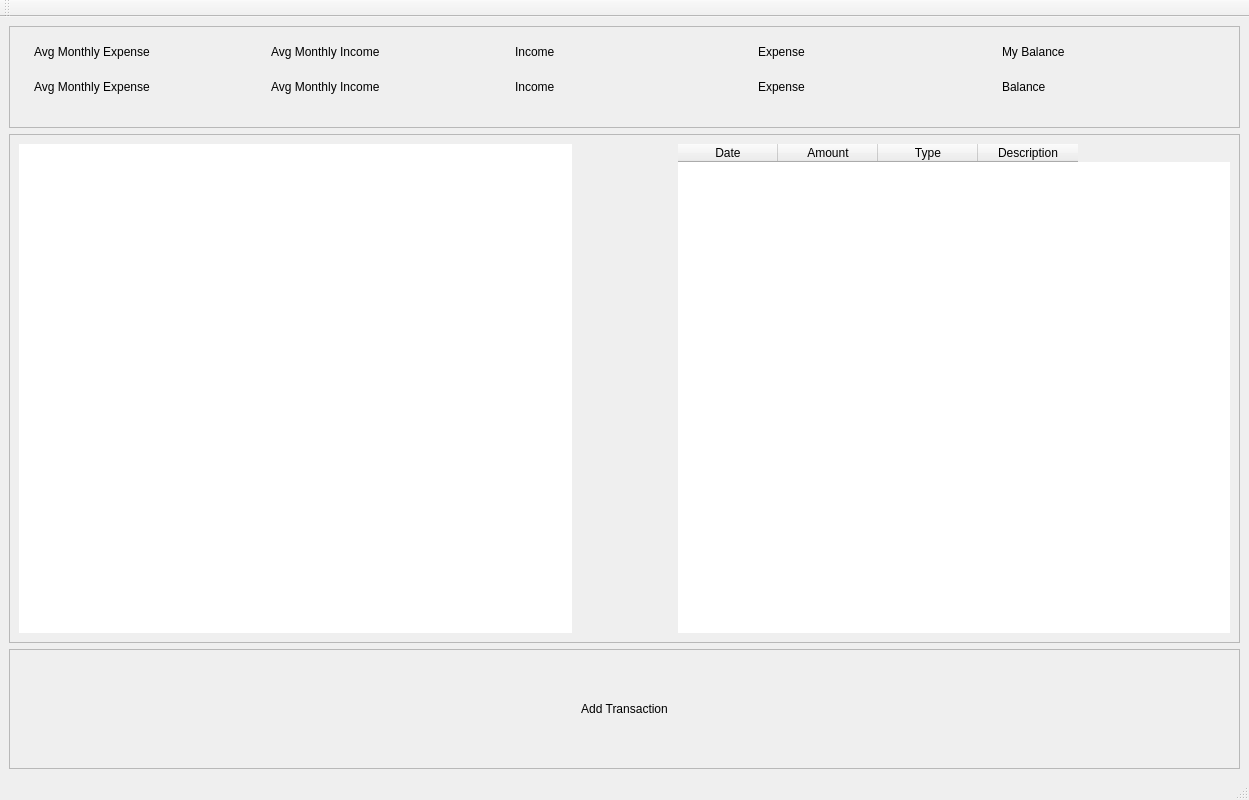
<?xml version="1.0" encoding="UTF-8"?>
<ui version="4.0">
 <class>MainWindow</class>
 <widget class="QMainWindow" name="MainWindow">
  <property name="geometry">
   <rect>
    <x>0</x>
    <y>0</y>
    <width>1249</width>
    <height>800</height>
   </rect>
  </property>
  <property name="maximumSize">
   <size>
    <width>2400</width>
    <height>1600</height>
   </size>
  </property>
  <property name="windowTitle">
   <string>MainWindow</string>
  </property>
  <property name="styleSheet">
   <string notr="true">border-image: url(:/newPrefix/background.png);</string>
  </property>
  <widget class="QWidget" name="centralwidget">
   <layout class="QVBoxLayout" name="verticalLayout_7">
    <item>
     <widget class="QFrame" name="frame_2">
      <property name="frameShape">
       <enum>QFrame::StyledPanel</enum>
      </property>
      <property name="frameShadow">
       <enum>QFrame::Raised</enum>
      </property>
      <layout class="QHBoxLayout" name="horizontalLayout_4">
       <item>
        <widget class="QGroupBox" name="groupBox_5">
         <property name="styleSheet">
          <string notr="true">background-image: url(:/newPrefix/background balance.png);
border-image: url(:/newPrefix/background balance.png);
border-radius: 15px;</string>
         </property>
         <property name="title">
          <string/>
         </property>
         <layout class="QVBoxLayout" name="verticalLayout_6">
          <property name="leftMargin">
           <number>15</number>
          </property>
          <item>
           <widget class="QLabel" name="label_6">
            <property name="text">
             <string>Avg Monthly Expense</string>
            </property>
           </widget>
          </item>
          <item>
           <spacer name="verticalSpacer">
            <property name="orientation">
             <enum>Qt::Vertical</enum>
            </property>
            <property name="sizeType">
             <enum>QSizePolicy::Fixed</enum>
            </property>
            <property name="sizeHint" stdset="0">
             <size>
              <width>20</width>
              <height>15</height>
             </size>
            </property>
           </spacer>
          </item>
          <item>
           <widget class="QLabel" name="label_5">
            <property name="text">
             <string>Avg Monthly Expense</string>
            </property>
           </widget>
          </item>
          <item>
           <spacer name="verticalSpacer_2">
            <property name="orientation">
             <enum>Qt::Vertical</enum>
            </property>
            <property name="sizeType">
             <enum>QSizePolicy::Fixed</enum>
            </property>
            <property name="sizeHint" stdset="0">
             <size>
              <width>20</width>
              <height>15</height>
             </size>
            </property>
           </spacer>
          </item>
         </layout>
        </widget>
       </item>
       <item>
        <widget class="QGroupBox" name="groupBox_4">
         <property name="styleSheet">
          <string notr="true">background-image: url(:/newPrefix/background balance.png);
border-image: url(:/newPrefix/background balance.png);
border-radius: 15px;</string>
         </property>
         <property name="title">
          <string/>
         </property>
         <layout class="QVBoxLayout" name="verticalLayout_5">
          <item>
           <widget class="QLabel" name="label_7">
            <property name="text">
             <string>Avg Monthly Income</string>
            </property>
           </widget>
          </item>
          <item>
           <spacer name="verticalSpacer_3">
            <property name="orientation">
             <enum>Qt::Vertical</enum>
            </property>
            <property name="sizeType">
             <enum>QSizePolicy::Fixed</enum>
            </property>
            <property name="sizeHint" stdset="0">
             <size>
              <width>20</width>
              <height>15</height>
             </size>
            </property>
           </spacer>
          </item>
          <item>
           <widget class="QLabel" name="label_4">
            <property name="text">
             <string>Avg Monthly Income</string>
            </property>
           </widget>
          </item>
          <item>
           <spacer name="verticalSpacer_4">
            <property name="orientation">
             <enum>Qt::Vertical</enum>
            </property>
            <property name="sizeType">
             <enum>QSizePolicy::Fixed</enum>
            </property>
            <property name="sizeHint" stdset="0">
             <size>
              <width>20</width>
              <height>15</height>
             </size>
            </property>
           </spacer>
          </item>
         </layout>
        </widget>
       </item>
       <item>
        <widget class="QGroupBox" name="groupBox_2">
         <property name="styleSheet">
          <string notr="true">background-image: url(:/newPrefix/background balance.png);
border-image: url(:/newPrefix/background balance.png);
border-radius: 15px;</string>
         </property>
         <property name="title">
          <string/>
         </property>
         <layout class="QVBoxLayout" name="verticalLayout_3">
          <item>
           <widget class="QLabel" name="label_8">
            <property name="text">
             <string>Income</string>
            </property>
           </widget>
          </item>
          <item>
           <spacer name="verticalSpacer_5">
            <property name="orientation">
             <enum>Qt::Vertical</enum>
            </property>
            <property name="sizeType">
             <enum>QSizePolicy::Fixed</enum>
            </property>
            <property name="sizeHint" stdset="0">
             <size>
              <width>20</width>
              <height>15</height>
             </size>
            </property>
           </spacer>
          </item>
          <item>
           <widget class="QLabel" name="label_2">
            <property name="text">
             <string>Income</string>
            </property>
           </widget>
          </item>
          <item>
           <spacer name="verticalSpacer_6">
            <property name="orientation">
             <enum>Qt::Vertical</enum>
            </property>
            <property name="sizeType">
             <enum>QSizePolicy::Fixed</enum>
            </property>
            <property name="sizeHint" stdset="0">
             <size>
              <width>20</width>
              <height>15</height>
             </size>
            </property>
           </spacer>
          </item>
         </layout>
        </widget>
       </item>
       <item>
        <widget class="QGroupBox" name="groupBox_3">
         <property name="styleSheet">
          <string notr="true">background-image: url(:/newPrefix/background balance.png);
border-image: url(:/newPrefix/background balance.png);
border-radius: 15px;</string>
         </property>
         <property name="title">
          <string/>
         </property>
         <layout class="QVBoxLayout" name="verticalLayout_4">
          <item>
           <widget class="QLabel" name="label_9">
            <property name="text">
             <string>Expense</string>
            </property>
           </widget>
          </item>
          <item>
           <spacer name="verticalSpacer_7">
            <property name="orientation">
             <enum>Qt::Vertical</enum>
            </property>
            <property name="sizeType">
             <enum>QSizePolicy::Fixed</enum>
            </property>
            <property name="sizeHint" stdset="0">
             <size>
              <width>20</width>
              <height>15</height>
             </size>
            </property>
           </spacer>
          </item>
          <item>
           <widget class="QLabel" name="label_3">
            <property name="text">
             <string>Expense</string>
            </property>
           </widget>
          </item>
          <item>
           <spacer name="verticalSpacer_8">
            <property name="orientation">
             <enum>Qt::Vertical</enum>
            </property>
            <property name="sizeType">
             <enum>QSizePolicy::Fixed</enum>
            </property>
            <property name="sizeHint" stdset="0">
             <size>
              <width>20</width>
              <height>15</height>
             </size>
            </property>
           </spacer>
          </item>
         </layout>
        </widget>
       </item>
       <item>
        <widget class="QGroupBox" name="groupBox">
         <property name="styleSheet">
          <string notr="true">background-image: url(:/newPrefix/background balance.png);
border-image: url(:/newPrefix/background balance.png);
border-radius: 15px;</string>
         </property>
         <property name="title">
          <string/>
         </property>
         <layout class="QVBoxLayout" name="verticalLayout_2">
          <item>
           <widget class="QLabel" name="label_10">
            <property name="text">
             <string>My Balance</string>
            </property>
           </widget>
          </item>
          <item>
           <spacer name="verticalSpacer_9">
            <property name="orientation">
             <enum>Qt::Vertical</enum>
            </property>
            <property name="sizeType">
             <enum>QSizePolicy::Fixed</enum>
            </property>
            <property name="sizeHint" stdset="0">
             <size>
              <width>20</width>
              <height>15</height>
             </size>
            </property>
           </spacer>
          </item>
          <item>
           <widget class="QLabel" name="label">
            <property name="text">
             <string>Balance</string>
            </property>
           </widget>
          </item>
          <item>
           <spacer name="verticalSpacer_10">
            <property name="orientation">
             <enum>Qt::Vertical</enum>
            </property>
            <property name="sizeType">
             <enum>QSizePolicy::Fixed</enum>
            </property>
            <property name="sizeHint" stdset="0">
             <size>
              <width>20</width>
              <height>15</height>
             </size>
            </property>
           </spacer>
          </item>
         </layout>
        </widget>
       </item>
      </layout>
     </widget>
    </item>
    <item>
     <widget class="QFrame" name="frame">
      <property name="frameShape">
       <enum>QFrame::StyledPanel</enum>
      </property>
      <property name="frameShadow">
       <enum>QFrame::Raised</enum>
      </property>
      <layout class="QHBoxLayout" name="horizontalLayout_3">
       <item>
        <widget class="QGraphicsView" name="graphicsView">
         <property name="styleSheet">
          <string notr="true">background-image: url(:/newPrefix/background balance.png);
border-image: url(:/newPrefix/background balance.png);
border-radius: 15px;</string>
         </property>
        </widget>
       </item>
       <item>
        <spacer name="horizontalSpacer">
         <property name="orientation">
          <enum>Qt::Horizontal</enum>
         </property>
         <property name="sizeType">
          <enum>QSizePolicy::Minimum</enum>
         </property>
         <property name="sizeHint" stdset="0">
          <size>
           <width>100</width>
           <height>20</height>
          </size>
         </property>
        </spacer>
       </item>
       <item>
        <widget class="QTableWidget" name="tableWidget">
         <property name="maximumSize">
          <size>
           <width>1000</width>
           <height>800</height>
          </size>
         </property>
         <property name="styleSheet">
          <string notr="true">background-image: url(:/newPrefix/background balance.png);
border-image: url(:/newPrefix/background balance.png);
border-radius: 15px;</string>
         </property>
         <column>
          <property name="text">
           <string>Date</string>
          </property>
         </column>
         <column>
          <property name="text">
           <string>Amount</string>
          </property>
         </column>
         <column>
          <property name="text">
           <string>Type</string>
          </property>
         </column>
         <column>
          <property name="text">
           <string>Description</string>
          </property>
         </column>
        </widget>
       </item>
      </layout>
     </widget>
    </item>
    <item>
     <widget class="QFrame" name="frame_3">
      <property name="frameShape">
       <enum>QFrame::StyledPanel</enum>
      </property>
      <property name="frameShadow">
       <enum>QFrame::Raised</enum>
      </property>
      <layout class="QHBoxLayout" name="horizontalLayout_5">
       <item>
        <spacer name="horizontalSpacer_2">
         <property name="orientation">
          <enum>Qt::Horizontal</enum>
         </property>
         <property name="sizeType">
          <enum>QSizePolicy::Fixed</enum>
         </property>
         <property name="sizeHint" stdset="0">
          <size>
           <width>200</width>
           <height>20</height>
          </size>
         </property>
        </spacer>
       </item>
       <item>
        <widget class="QPushButton" name="pushButton">
         <property name="minimumSize">
          <size>
           <width>0</width>
           <height>100</height>
          </size>
         </property>
         <property name="styleSheet">
          <string notr="true">background-image: url(:/newPrefix/Screenshot (643).png);
border-image: url(:/newPrefix/Screenshot (643).png);
border-radius: 15px;</string>
         </property>
         <property name="text">
          <string>Add Transaction</string>
         </property>
        </widget>
       </item>
       <item>
        <spacer name="horizontalSpacer_3">
         <property name="orientation">
          <enum>Qt::Horizontal</enum>
         </property>
         <property name="sizeType">
          <enum>QSizePolicy::Fixed</enum>
         </property>
         <property name="sizeHint" stdset="0">
          <size>
           <width>200</width>
           <height>20</height>
          </size>
         </property>
        </spacer>
       </item>
      </layout>
     </widget>
    </item>
   </layout>
  </widget>
  <widget class="QMenuBar" name="menubar">
   <property name="geometry">
    <rect>
     <x>0</x>
     <y>0</y>
     <width>1249</width>
     <height>18</height>
    </rect>
   </property>
  </widget>
  <widget class="QStatusBar" name="statusbar"/>
  <widget class="QToolBar" name="toolBar">
   <property name="windowTitle">
    <string>toolBar</string>
   </property>
   <attribute name="toolBarArea">
    <enum>TopToolBarArea</enum>
   </attribute>
   <attribute name="toolBarBreak">
    <bool>false</bool>
   </attribute>
  </widget>
 </widget>
 <resources/>
 <connections/>
</ui>
